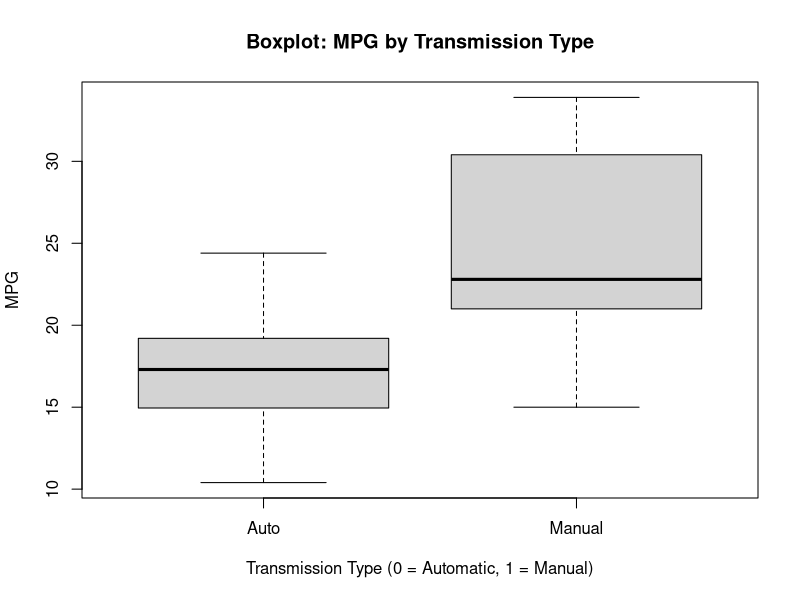
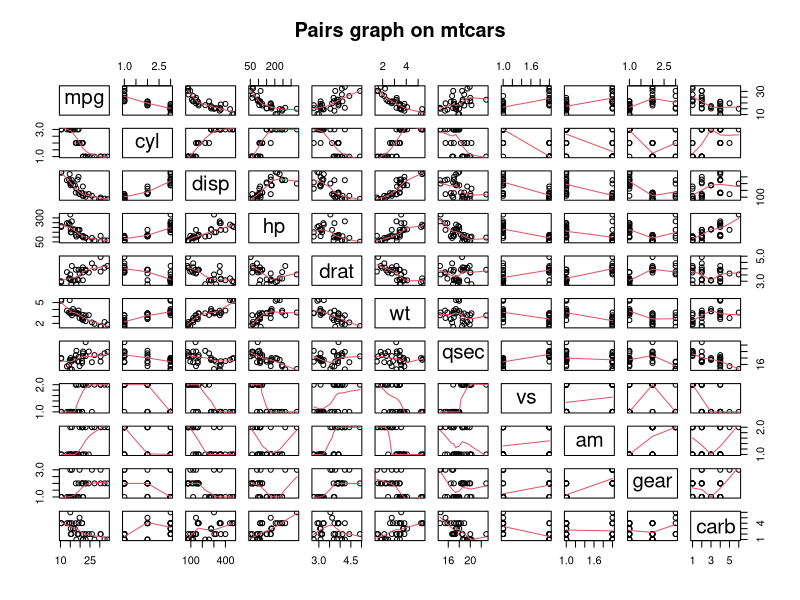
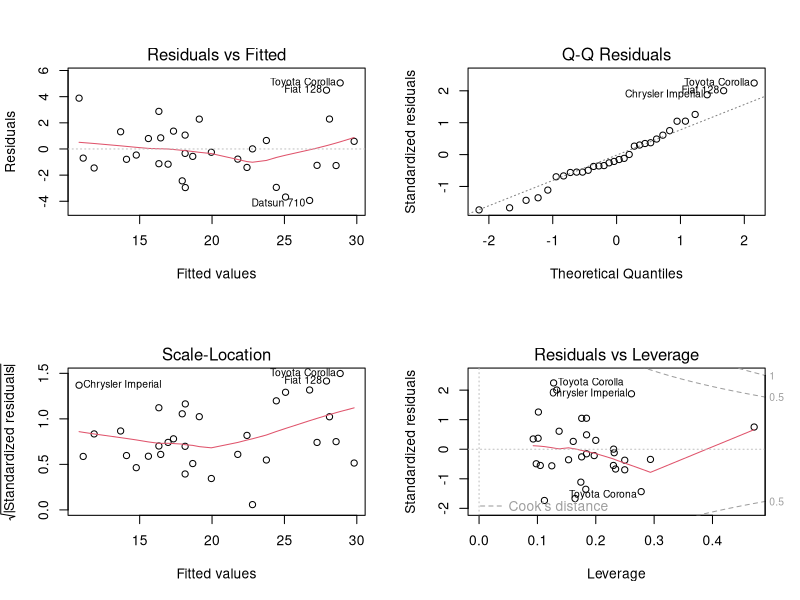

R code for these plots, in order:
## ---- chunk 1
knitr::opts_chunk$set(echo = TRUE)
## ---- chunk 2
library(ggplot2)
data(mtcars) # loading the data
head(mtcars, n=5) # first look at the data 
dim(mtcars) # dimensions are 32 records by 11 variables
class <- as.data.frame(sapply(mtcars, function(x) class(x)))
class$unique <- sapply(mtcars, function(x) length(unique(x))); class
mtcars$cyl <- as.factor(mtcars$cyl); mtcars$vs <- as.factor(mtcars$vs)
mtcars$am <- factor(mtcars$am); mtcars$gear <- factor(mtcars$gear)
mtcars$carb <- factor(mtcars$carb); class[class$unique < 10,]
levels(mtcars$am) <- c("Auto", "Manual") # for easier analysis
## ---- chunk 3
ttest_MPG_AM <- t.test(mtcars$mpg ~ mtcars$am)
ttest_MPG_AM$p.value
## ---- chunk 4
fit_MPG_AM <- lm(mpg ~ am, mtcars)
summary(fit_MPG_AM)$coef
summary(fit_MPG_AM)$r.squared
## ---- chunk 5
fit_MPG_all <- lm(mpg ~ ., mtcars)
summary(fit_MPG_all)
## ---- chunk 6
fit_step <- step(fit_MPG_all,direction="both",trace=FALSE)
summary(fit_step)
## ---- chunk 7
  boxplot(mtcars$mpg ~ mtcars$am, 
          xlab="Transmission Type (0 = Automatic, 1 = Manual)", 
          ylab="MPG",
          main="Boxplot: MPG by Transmission Type")
## ---- chunk 8
pairs(mtcars, panel = panel.smooth, main = "Pairs graph on mtcars")
## ---- chunk 9
par(mfrow = c(2, 2))
plot(fit_step)
